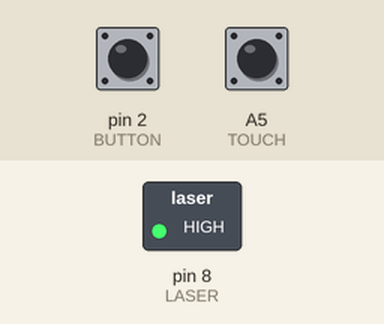
A sketch run on a simulated Arduino Uno, built with avr-gcc and run on an emulated ATmega328P. On the bench: switched loads named in the sketch (green lamp = pin HIGH). Inputs (shaded band) come from the test bench; at power-on: pin 2 (BUTTON) HIGH, A5 (TOUCH) HIGH.

Above: at 0.1 s.
At 1.1 s:
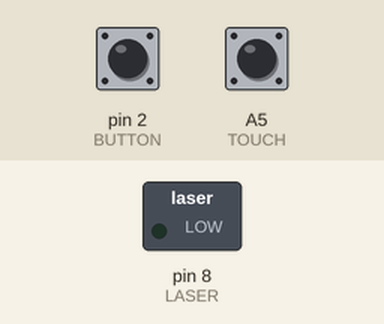
Timing chart, 0 to 2.6 s (numbered marks = the images above):
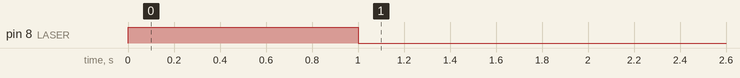

The sketch:

Remote.ino
```cpp
#include <IRremote.h>
#include <CapacitiveSensor.h>


#define F_CPU 800000
#define TOUCH_THRESH 500
#define TOUCH_RANGE 100
#define IR_INTERVAL 45
#define NUM_COMMANDS 3

IRsend irsend;
CapacitiveSensor touch_sensor = CapacitiveSensor(A2,A5);

uint8_t TOUCH = A5;
uint8_t LASER = 8;
uint8_t BUTTON = 2;

bool button_pressed = false;
unsigned long next_ir = 0;
uint8_t num_commands_sent = 0;

void laser_on() {
  digitalWrite(LASER, HIGH);
}

void laser_off() {
  digitalWrite(LASER, LOW);
}

void send_signal(uint8_t times) {
  for (uint8_t i = 0; i < times; ++i) {
    irsend.mySendSony(0x01, 1);
  }
}

void send_command(uint8_t times) {
  for (uint8_t i = 0; i < times; ++i) {
    irsend.mySendSony(0xa90, 12);
  }
}

void buttonInterrupt() {
//  detachInterrupt(digitalPinToInterrupt(BUTTON));
  button_pressed = true;
}

void setup() {
  // put your setup code here, to run once:
  pinMode(LASER, OUTPUT);
  pinMode(TOUCH,INPUT);
  pinMode(BUTTON, INPUT);

  digitalWrite(LASER, LOW);
  digitalWrite(TOUCH, LOW);
  digitalWrite(BUTTON, HIGH);

  attachInterrupt(digitalPinToInterrupt(BUTTON), buttonInterrupt, FALLING);

  laser_on();
  delay(1000);
  laser_off();
  delay(1000);
}

void loop() {
  unsigned long touch_reading = touch_sensor.capacitiveSensor(30);
  Serial.println(touch_reading);
  if (button_pressed) {
    // Wait for IR_INTERVAL milliseconds since last IR signal
    while (millis() < next_ir);
    send_command(1);
    num_commands_sent += 1;
    next_ir = millis() + IR_INTERVAL;

    if (num_commands_sent >= NUM_COMMANDS) {
      // For the last button press, we have sent NUM_COMMANDS.
      // Now, we can attach interrupt and serve further button presses.
//      attachInterrupt(digitalPinToInterrupt(BUTTON), buttonInterrupt, FALLING);
      button_pressed = false;
      num_commands_sent = 0;
    }
  }

  if (touch_reading > TOUCH_THRESH + TOUCH_RANGE) {
    // Touch active. Turn on laser
    laser_on();
    if (millis() > next_ir) {
      // It has been more than IR_INTERVAL milliseconds since last IR
      // signal was sent. Send the next IR signal
      send_signal(1);
      next_ir = millis() + IR_INTERVAL;
    }
  } else if (touch_reading < TOUCH_THRESH - TOUCH_RANGE) {
    // Touch inactive. Turn off laser
    laser_off();
  }
}
```
